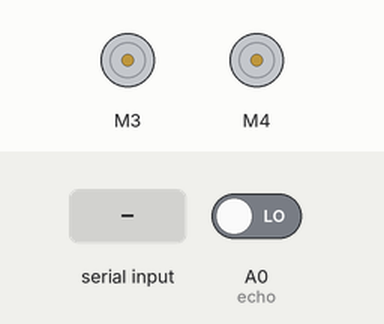
The sketch below on a simulated Arduino Uno, built with avr-gcc and run on an emulated ATmega328P. On the bench: 2 × DC motor (green arrow = forward, orange = backward, longer = faster). The test bench sets the inputs (shaded band); at power-on: A0 (echo) LOW.

Above: at 1.2 s.
1.3 s: "B" received over Serial
At 2.9 s:
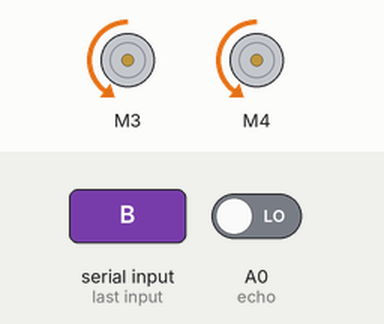
3.5 s: "L" received over Serial
At 4.4 s:
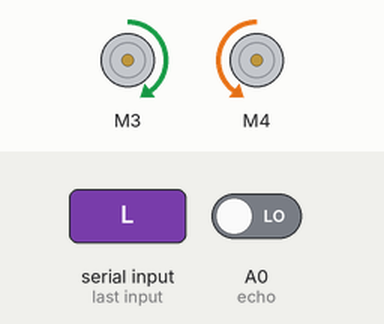
5.5 s: "R" received over Serial
At 7.2 s:
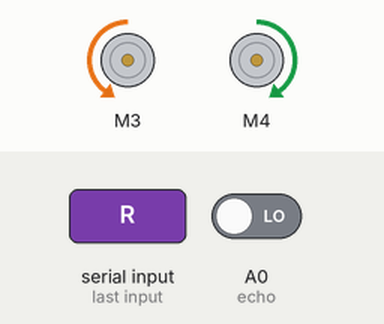
7.5 s: "F" received over Serial
At 8.7 s:
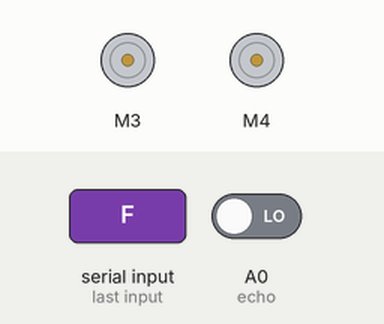
Timing chart, 0 to 10.5 s (numbered marks = the images above; inputs shaded):
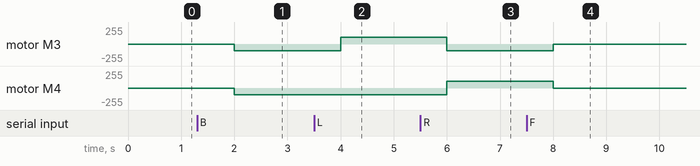

Measured:
- after the input at 1.3 s, motor M3, motor M4: stopped → backward 100/255 after 0.70 s
- after the input at 3.5 s, motor M3: backward 100/255 → forward 100/255 after 0.50 s
- after the input at 5.5 s, motor M3: forward 100/255 → backward 100/255 after 0.50 s; motor M4: backward 100/255 → forward 100/255 after 0.50 s
- after the input at 7.5 s, motor M3: backward 100/255 → stopped after 0.50 s; motor M4: forward 100/255 → stopped after 0.50 s

The sketch:

Vajira_Somasiri_Arduino_Car_Project_HND_30.ino
```cpp
/*    Vajira Somasiri
 *    HND30 - PIBT
 *    2 Wheel Arduino Arduino Car Robot
 */

#include <AFMotor.h>
#define trig 2
#define echo A0

AF_DCMotor motor3(3);
AF_DCMotor motor4(4);


char bt ;
int Speed = 100;


void setup()

{
  Serial.begin(9600);

  motor3.setSpeed(255);
  motor4.setSpeed(255);

  pinMode(trig, OUTPUT);
  pinMode(echo, INPUT);

}


void loop() {

  digitalWrite(trig,LOW);
  delayMicroseconds(2);
  digitalWrite(trig,HIGH);
  delayMicroseconds(2);
  long t = pulseIn(echo,HIGH);
  long cm = t / 29 / 2;


  if (Serial.available() > 0) {
    bt = Serial.read();

    Stop();

switch (bt){
  case 'F':
    if(cm<20){
      Stop();
    }
    else{ forward( );  }     ; break;

  case 'B': backward()      ; break;
  case 'L': left()          ; break;
  case 'R': right()         ; break;
  case 'S': Stop()          ; break;

  case '0': Speed = 100     ; break;
  case '1': Speed = 140     ; break;
  case '2': Speed = 153     ; break;
  case '3': Speed = 165     ; break;
  case '4': Speed = 178     ; break;
  case '5': Speed = 191     ; break;
  case '6': Speed = 204     ; break;
  case '7': Speed = 216     ; break;
  case '8': Speed = 229     ; break;
  case '9': Speed = 242     ; break;
  case 'q': Speed = 255     ; break;

}
}}

void forward()
{
  motor3.setSpeed(Speed);
  motor4.setSpeed(Speed);
  motor3.run(FORWARD);
  motor4.run(FORWARD);
}

void backward()
{
  motor3.setSpeed(Speed);
  motor4.setSpeed(Speed);
  motor3.run(BACKWARD);
  motor4.run(BACKWARD);
}
void left()
{
  motor3.setSpeed(Speed);
  motor4.setSpeed(Speed);
  motor3.run(FORWARD);
  motor4.run(BACKWARD);
}
void right()
{
  motor3.setSpeed(Speed);
  motor4.setSpeed(Speed);
  motor3.run(BACKWARD);
  motor4.run(FORWARD);
}

void Stop()
{
  motor3.run(RELEASE);
  motor4.run(RELEASE);
}
```
